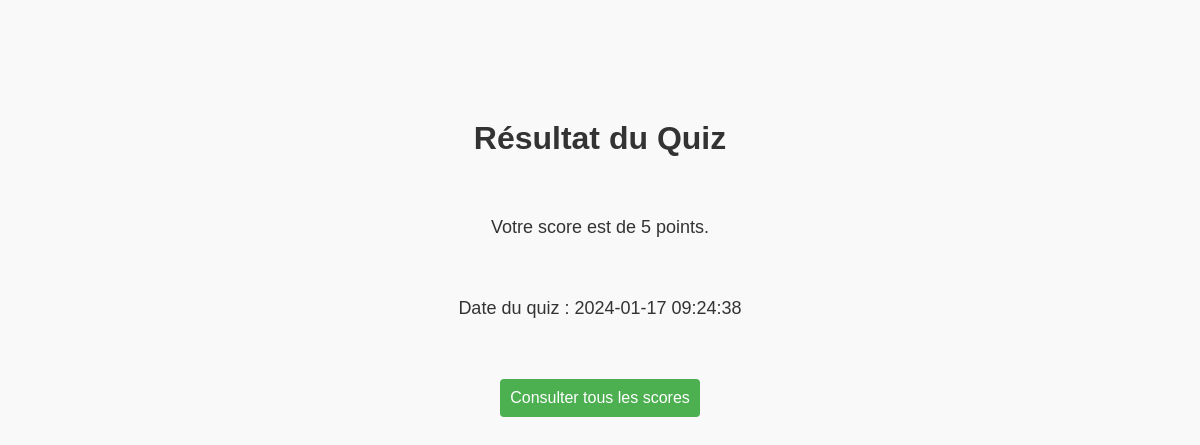
Page /resultat_quiz.php on the earlier database version.
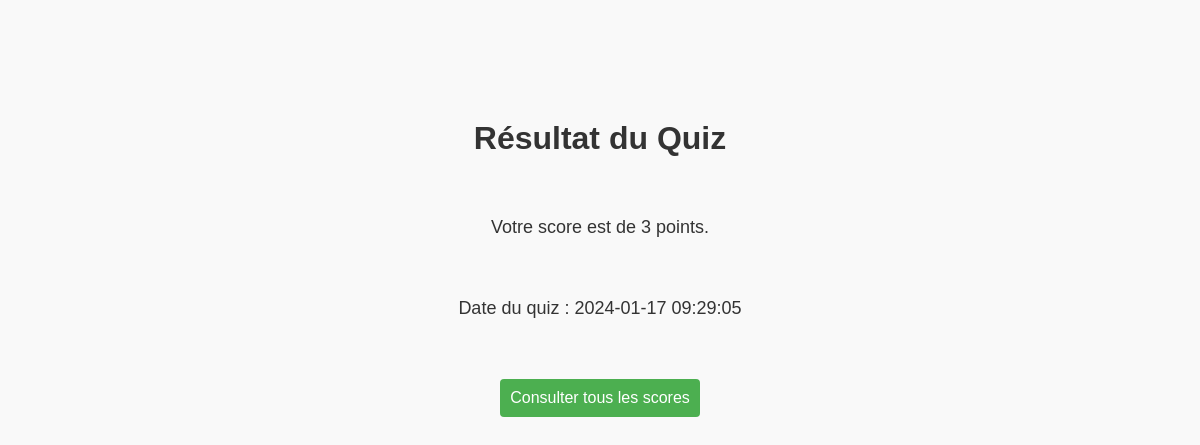
Same page on the later database version.
### tables this page shows
CREATE TABLE scores (
        id INTEGER PRIMARY KEY,
        participant_id INTEGER,
        score INTEGER,
        time INTEGER,
        FOREIGN KEY (participant_id) REFERENCES participants(idP));

### resultat_quiz.php (the view, shortened to what this page needs)
<!DOCTYPE html>
<html lang="fr">
<head>
    <link rel="stylesheet" type="text/css" href="css/resultat.css">
</head>
<body>
    <h1>Résultat du Quiz</h1>
    <?php
    require 'database.php';
    try {
        $result = $file_db->query("SELECT * FROM scores ORDER BY id DESC LIMIT 1")->fetch(PDO::FETCH_ASSOC);
        if ($result) {
            echo '<p>Votre score est de ' . $result['score'] . ' points.</p>';
            echo '<p>Date du quiz : ' . date('Y-m-d H:i:s', $result['time']) . '</p>';
            echo '<a href="consulter_scores.php"><button>Consulter tous les scores</button></a>';
        } else {
            echo '<p>Aucun score disponible.</p>';
        }
    } catch (PDOException $ex) {
        echo $ex->getMessage();
    }
    ?>
</body>
</html>

Differences in the rows shown:
no longer on this page (row unchanged): scores: score "5", time "2024-01-17 09:24:38"
added scores: score "3", time "2024-01-17 09:29:05"
